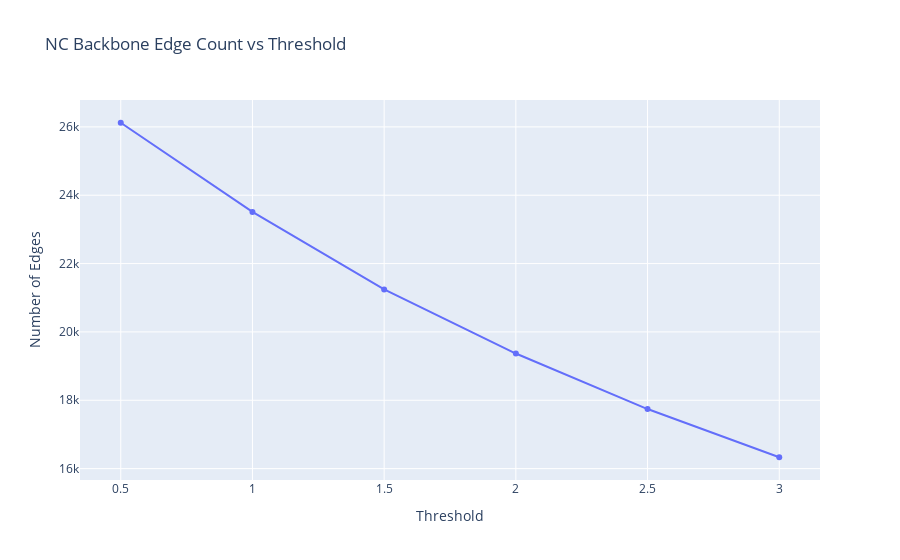

The code cell stored with this chart in its notebook:
### Code cell
def plot_nc_backbone_thresholds(G, weight_attr="weight", thresholds=None):
    if thresholds is None:
        thresholds = [0.5, 1, 1.5, 2, 2.5, 3]

    # Convert NetworkX graph to DataFrame
    edges = [{"src": u, "trg": v, "nij": data.get(weight_attr, 1.0)}
             for u, v, data in G.edges(data=True)]
    df = pd.DataFrame(edges)

    # Compute NC scores
    nc_table = bb.noise_corrected(df, undirected=True, return_self_loops=False)

    # Calculate edge counts for each threshold
    edge_counts = []
    for t in thresholds:
        backbone = bb.thresholding(nc_table, t)
        edge_counts.append(len(backbone))

    # Plot using Plotly
    fig = px.line(x=thresholds, y=edge_counts, markers=True,
                  labels={'x': 'Threshold', 'y': 'Number of Edges'},
                  title='NC Backbone Edge Count vs Threshold')
    fig.show()

    return thresholds, edge_counts

# Example usage:
plot_nc_backbone_thresholds(G_lyrics, weight_attr="weight")

### Figure 1 — Plotly figure (JSON) as saved in the notebook; plotly's stock layout.template omitted (floating-point values rounded to 4 significant figures)
{"data": [{"hovertemplate": "Threshold=%{x}<br>Number of Edges=%{y}<extra></extra>", "legendgroup": "", "line": {"color": "#636efa", "dash": "solid"}, "marker": {"symbol": "circle"}, "mode": "lines+markers", "name": "", "orientation": "v", "showlegend": false, "type": "scatter", "x": [0.5, 1.0, 1.5, 2.0, 2.5, 3.0], "xaxis": "x", "y": [26121, 23511, 21245, 19368, 17743, 16333], "yaxis": "y"}], "layout": {"legend": {"tracegroupgap": 0}, "title": {"text": "NC Backbone Edge Count vs Threshold"}, "xaxis": {"anchor": "y", "domain": [0, 1], "title": {"text": "Threshold"}}, "yaxis": {"anchor": "x", "domain": [0, 1], "title": {"text": "Number of Edges"}}}}
